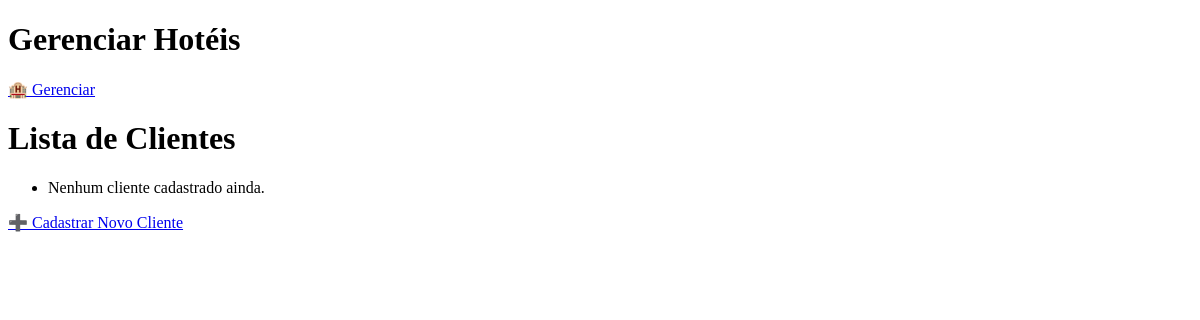
Before: / with the older database file.
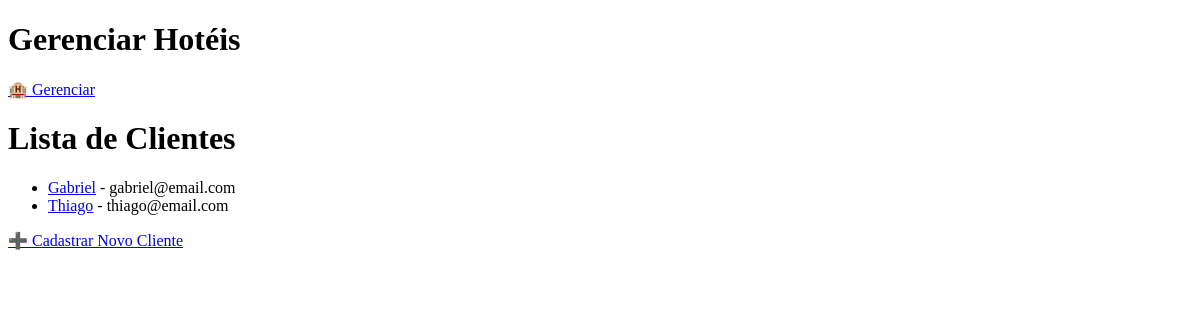
After: the same page with the newer database file.
### ReserVou/models.py (models this page shows, shortened)
class Cliente (models.Model):
    nome = models.CharField(max_length = 100, null = False, blank = False)
    email = models.EmailField(unique = True, max_length = 100, null = False, blank = False)
    telefone = models.CharField(max_length = 11, null = False, blank = False)

### ReserVou/views.py (the view)
# urls.py: path('', views.pagina_inicial, name='home'),
def pagina_inicial(request):
    clientes = Cliente.objects.all()
    return render(request, 'ReserVou/pagina_inicial.html', {'clientes': clientes})

### ReserVou/templates/ReserVou/pagina_inicial.html (shortened to what this page needs)
<!DOCTYPE html>
<html>
<head>
</head>
<body>
    <h1>Gerenciar Hotéis</h1>
    <a href="{% url 'gerenciar_hoteis' %}">🏨 Gerenciar</a>
    <h1>Lista de Clientes</h1>
    <ul>
        {% for cliente in clientes %}
            <li>
                <a href="{% url 'perfil_cliente' cliente.id %}">{{ cliente.nome }}</a> - {{ cliente.email }}
            </li>
        {% empty %}
            <li>Nenhum cliente cadastrado ainda.</li>
        {% endfor %}
    </ul>
    <a href="{% url 'cadastrar_cliente' %}">➕ Cadastrar Novo Cliente</a>
</body>
</html>

Changed rows visible on the page:
added Cliente: nome "Gabriel", email "gabriel@email.com"
added Cliente: nome "Thiago", email "thiago@email.com"
Other visible differences:
text no longer shown: "Nenhum cliente cadastrado ainda."
